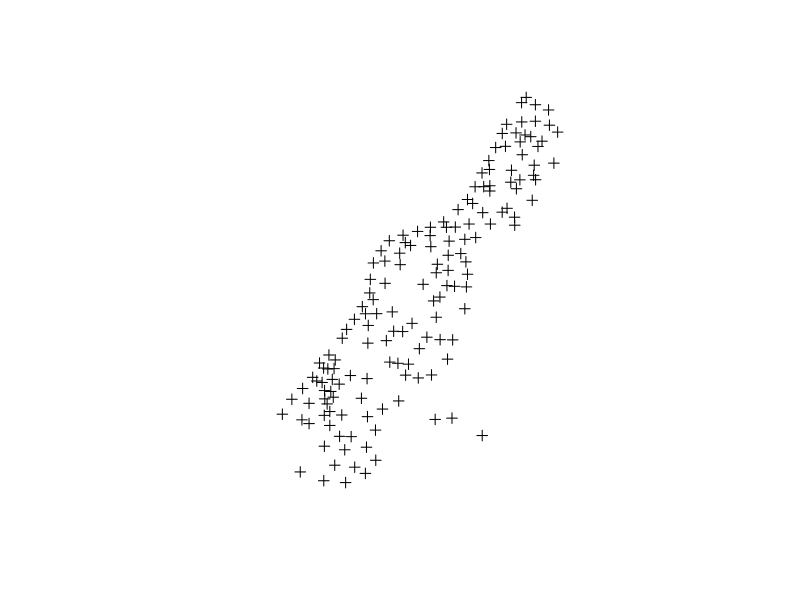
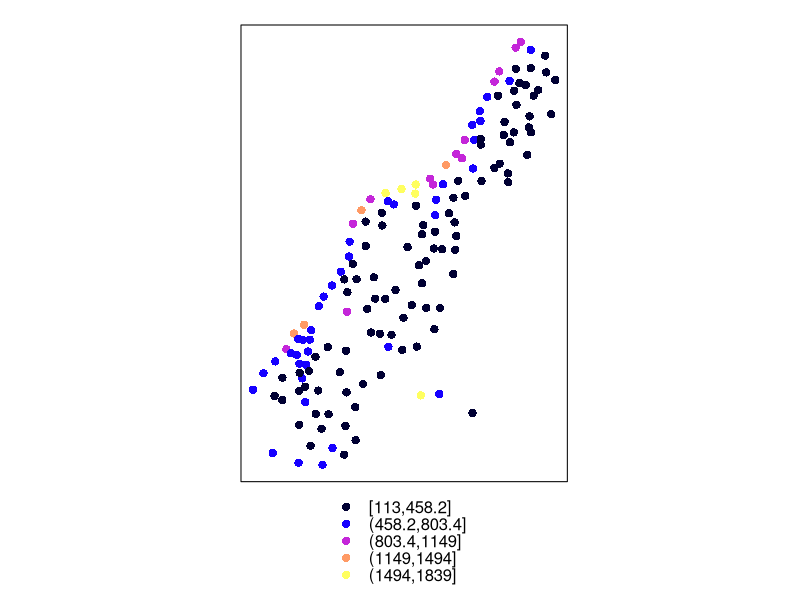
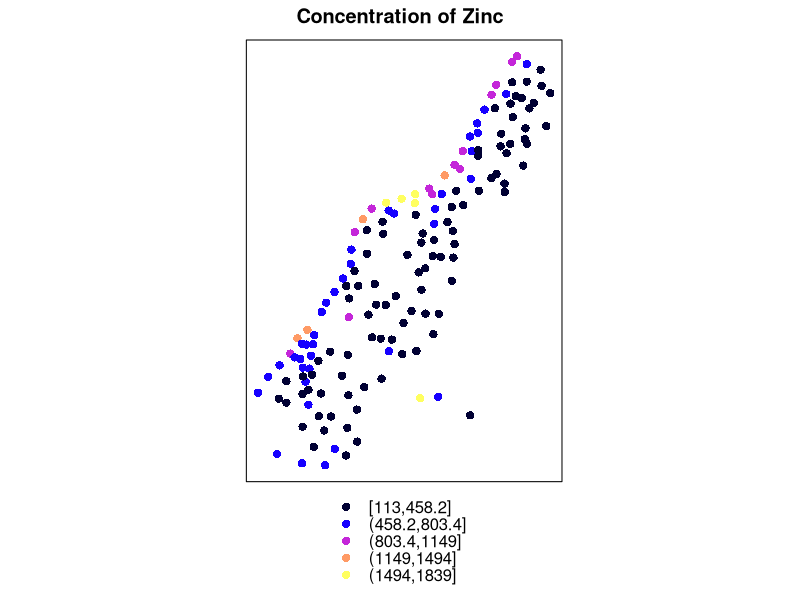
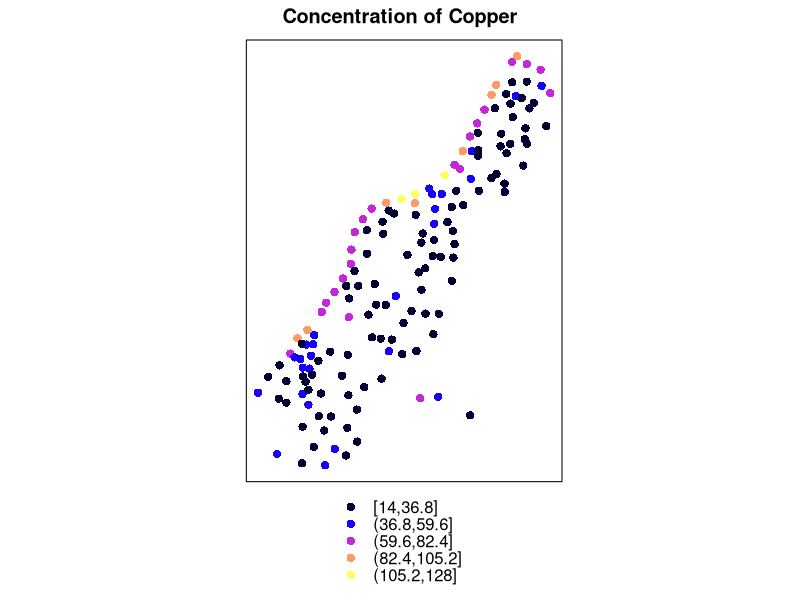
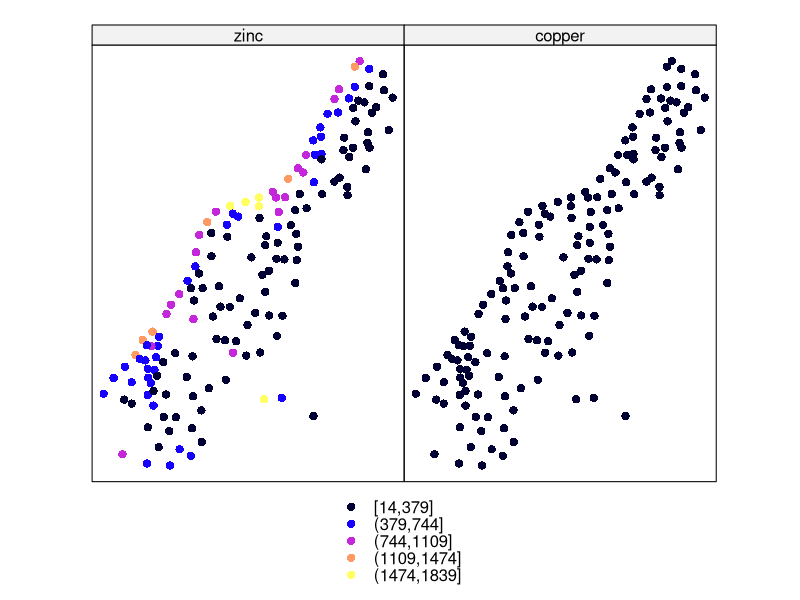
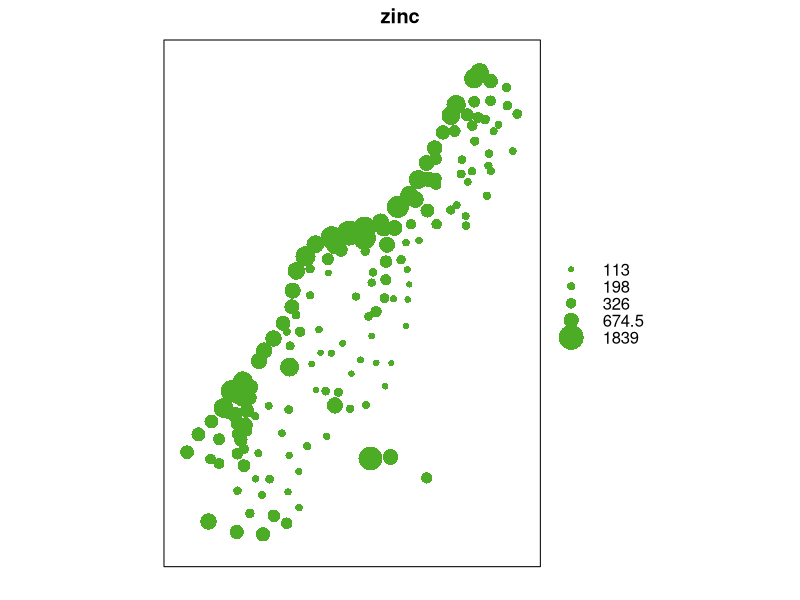

These charts were generated, in order, by the following R code:
# R Spatial 
# recalling the package that we have already used 
library(sp)
data(meuse)
attach(meuse)
# ~ --> alt+n means equal in R 
#we are grouping the coordinates, but this is specific to this dataset
coordinates(meuse)=~x+y
#now if you plot the dataset, you will see the dataset in space, i.e. how all the different units are spaced
plot(meuse)

#looking at where zinc is higher than in the other places
# we are going to use sp plot function, which is specific to the sp package
# spplot is used to plot elements like zinc, lead, etc., in space 
spplot(meuse, "zinc")
# you get different colors for different levels of zinc concentrations
# adding a title by using the argument main 
spplot(meuse, "zinc", main="Concentration of Zinc")

# now we do the same with another element: copper
spplot(meuse, "copper", main="Concentration of Copper")

#New exercise
# see copper and zinc in two different panels 
spplot(meuse,c("zinc","copper"))
# concentrations are higher in the west of the plot, and this is essentially because there is a river passing there that is bringing in pollutants 


#now rather than using colors, let's make use of bubbles of size proportional to the value of the variable in that place 
bubble(meuse,"zinc")


#downloading ggplot2 package
install.packages("ggplot2")
# There is also the option to download packages from GitHub if it doesn't work from CRAN (is the package is also stored in GitHub). 
